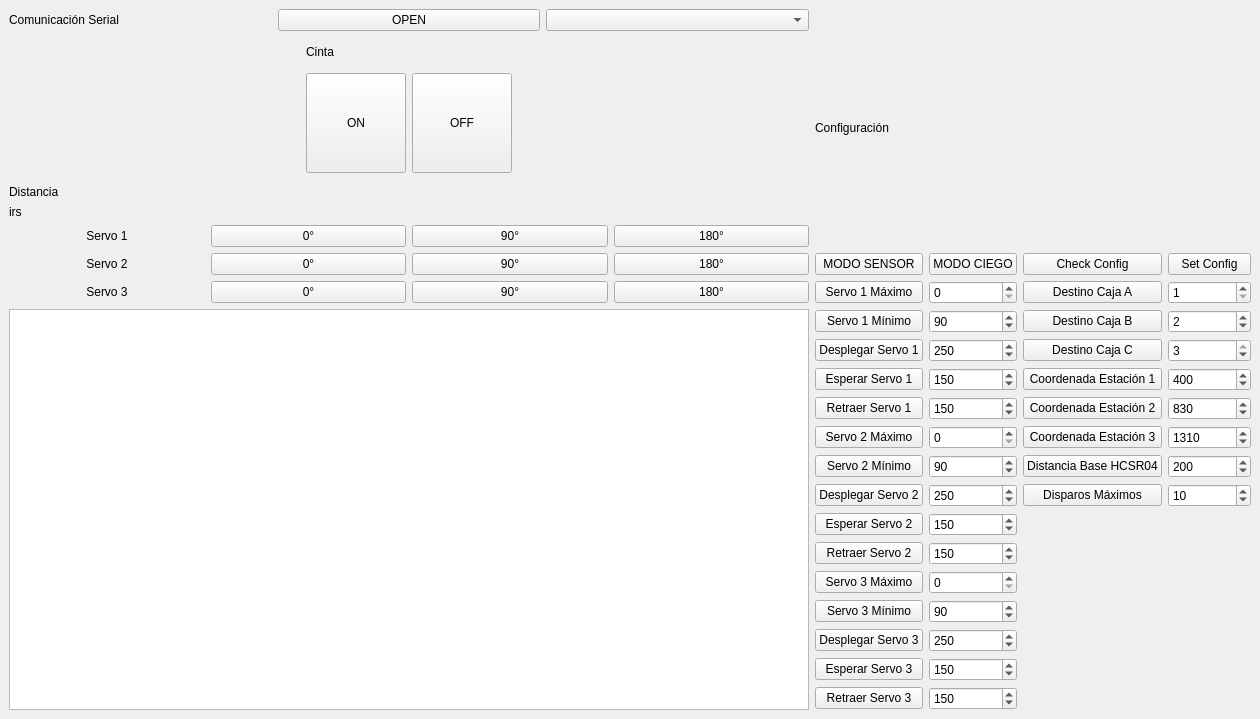
<?xml version="1.0" encoding="UTF-8"?>
<ui version="4.0">
 <class>MainWindow</class>
 <widget class="QMainWindow" name="MainWindow">
  <property name="geometry">
   <rect>
    <x>0</x>
    <y>0</y>
    <width>1260</width>
    <height>719</height>
   </rect>
  </property>
  <property name="windowTitle">
   <string>MainWindow</string>
  </property>
  <widget class="QWidget" name="centralwidget">
   <layout class="QGridLayout" name="gridLayout">
    <item row="4" column="0">
     <layout class="QHBoxLayout" name="horizontalLayout_2">
      <property name="sizeConstraint">
       <enum>QLayout::SizeConstraint::SetMaximumSize</enum>
      </property>
      <item>
       <layout class="QGridLayout" name="gridLayout_2">
        <property name="sizeConstraint">
         <enum>QLayout::SizeConstraint::SetMaximumSize</enum>
        </property>
        <property name="horizontalSpacing">
         <number>6</number>
        </property>
        <item row="1" column="2">
         <widget class="QPushButton" name="sv2_90_btn">
          <property name="text">
           <string>90°</string>
          </property>
         </widget>
        </item>
        <item row="1" column="1">
         <widget class="QPushButton" name="sv2_0_btn">
          <property name="text">
           <string>0°</string>
          </property>
         </widget>
        </item>
        <item row="0" column="0">
         <widget class="QLabel" name="label_2">
          <property name="text">
           <string>Servo 1</string>
          </property>
          <property name="alignment">
           <set>Qt::AlignmentFlag::AlignCenter</set>
          </property>
         </widget>
        </item>
        <item row="2" column="1">
         <widget class="QPushButton" name="sv3_0_btn">
          <property name="text">
           <string>0°</string>
          </property>
         </widget>
        </item>
        <item row="2" column="3">
         <widget class="QPushButton" name="sv3_180_btn">
          <property name="text">
           <string>180°</string>
          </property>
         </widget>
        </item>
        <item row="1" column="3">
         <widget class="QPushButton" name="sv2_180_btn">
          <property name="text">
           <string>180°</string>
          </property>
         </widget>
        </item>
        <item row="1" column="0">
         <widget class="QLabel" name="label_3">
          <property name="text">
           <string>Servo 2</string>
          </property>
          <property name="alignment">
           <set>Qt::AlignmentFlag::AlignCenter</set>
          </property>
         </widget>
        </item>
        <item row="0" column="1">
         <widget class="QPushButton" name="sv1_0_btn">
          <property name="text">
           <string>0°</string>
          </property>
         </widget>
        </item>
        <item row="2" column="0">
         <widget class="QLabel" name="label_4">
          <property name="text">
           <string>Servo 3</string>
          </property>
          <property name="alignment">
           <set>Qt::AlignmentFlag::AlignCenter</set>
          </property>
         </widget>
        </item>
        <item row="3" column="0" colspan="4">
         <widget class="QPlainTextEdit" name="plainTextEdit">
          <property name="minimumSize">
           <size>
            <width>800</width>
            <height>0</height>
           </size>
          </property>
         </widget>
        </item>
        <item row="0" column="2">
         <widget class="QPushButton" name="sv1_90_btn">
          <property name="text">
           <string>90°</string>
          </property>
         </widget>
        </item>
        <item row="2" column="2">
         <widget class="QPushButton" name="sv3_90_btn">
          <property name="text">
           <string>90°</string>
          </property>
         </widget>
        </item>
        <item row="0" column="3">
         <widget class="QPushButton" name="sv1_180_btn">
          <property name="text">
           <string>180°</string>
          </property>
         </widget>
        </item>
       </layout>
      </item>
     </layout>
    </item>
    <item row="0" column="0">
     <layout class="QHBoxLayout" name="horizontalLayout">
      <item>
       <widget class="QLabel" name="label">
        <property name="text">
         <string>Comunicación Serial</string>
        </property>
       </widget>
      </item>
      <item>
       <widget class="QPushButton" name="pushButtonOpenClose">
        <property name="text">
         <string>OPEN</string>
        </property>
       </widget>
      </item>
      <item>
       <widget class="QComboBox" name="comboBoxPuertos"/>
      </item>
     </layout>
    </item>
    <item row="1" column="0">
     <layout class="QHBoxLayout" name="horizontalLayout_6">
      <property name="sizeConstraint">
       <enum>QLayout::SizeConstraint::SetMinimumSize</enum>
      </property>
      <item>
       <layout class="QGridLayout" name="gridLayout_4">
        <property name="sizeConstraint">
         <enum>QLayout::SizeConstraint::SetMinimumSize</enum>
        </property>
        <item row="1" column="1">
         <widget class="QPushButton" name="OFF_btn">
          <property name="sizePolicy">
           <sizepolicy hsizetype="Expanding" vsizetype="Expanding">
            <horstretch>0</horstretch>
            <verstretch>0</verstretch>
           </sizepolicy>
          </property>
          <property name="minimumSize">
           <size>
            <width>100</width>
            <height>100</height>
           </size>
          </property>
          <property name="maximumSize">
           <size>
            <width>100</width>
            <height>100</height>
           </size>
          </property>
          <property name="text">
           <string>OFF</string>
          </property>
         </widget>
        </item>
        <item row="0" column="0" colspan="2">
         <widget class="QLabel" name="label_7">
          <property name="sizePolicy">
           <sizepolicy hsizetype="Expanding" vsizetype="Expanding">
            <horstretch>0</horstretch>
            <verstretch>0</verstretch>
           </sizepolicy>
          </property>
          <property name="minimumSize">
           <size>
            <width>0</width>
            <height>30</height>
           </size>
          </property>
          <property name="maximumSize">
           <size>
            <width>16777198</width>
            <height>30</height>
           </size>
          </property>
          <property name="text">
           <string>Cinta</string>
          </property>
         </widget>
        </item>
        <item row="1" column="0">
         <widget class="QPushButton" name="ON_btn">
          <property name="sizePolicy">
           <sizepolicy hsizetype="Expanding" vsizetype="Expanding">
            <horstretch>0</horstretch>
            <verstretch>0</verstretch>
           </sizepolicy>
          </property>
          <property name="minimumSize">
           <size>
            <width>100</width>
            <height>100</height>
           </size>
          </property>
          <property name="maximumSize">
           <size>
            <width>100</width>
            <height>100</height>
           </size>
          </property>
          <property name="text">
           <string>ON</string>
          </property>
         </widget>
        </item>
       </layout>
      </item>
     </layout>
    </item>
    <item row="0" column="1" rowspan="5">
     <layout class="QHBoxLayout" name="horizontalLayout_4">
      <item>
       <layout class="QGridLayout" name="gridLayout_3">
        <item row="3" column="1">
         <widget class="QSpinBox" name="set_sv0min_spinBox">
          <property name="maximum">
           <number>180</number>
          </property>
          <property name="value">
           <number>90</number>
          </property>
         </widget>
        </item>
        <item row="1" column="0">
         <widget class="QPushButton" name="modo_sensor_btn">
          <property name="text">
           <string>MODO SENSOR</string>
          </property>
         </widget>
        </item>
        <item row="17" column="0">
         <widget class="QPushButton" name="desp_sv2_btn">
          <property name="text">
           <string>Desplegar Servo 3</string>
          </property>
         </widget>
        </item>
        <item row="13" column="1">
         <widget class="QSpinBox" name="ret_sv1_spinBox">
          <property name="maximum">
           <number>20000</number>
          </property>
          <property name="value">
           <number>150</number>
          </property>
         </widget>
        </item>
        <item row="15" column="1">
         <widget class="QSpinBox" name="set_sv2max_spinBox">
          <property name="maximum">
           <number>180</number>
          </property>
         </widget>
        </item>
        <item row="3" column="0">
         <widget class="QPushButton" name="set_sv0min_btn">
          <property name="text">
           <string>Servo 1 Mínimo</string>
          </property>
         </widget>
        </item>
        <item row="9" column="0">
         <widget class="QPushButton" name="set_sv1min_btn">
          <property name="text">
           <string>Servo 2 Mínimo</string>
          </property>
         </widget>
        </item>
        <item row="0" column="0" colspan="4">
         <widget class="QLabel" name="label_5">
          <property name="text">
           <string>Configuración</string>
          </property>
         </widget>
        </item>
        <item row="11" column="0">
         <widget class="QPushButton" name="desp_sv1_btn">
          <property name="text">
           <string>Desplegar Servo 2</string>
          </property>
         </widget>
        </item>
        <item row="2" column="1">
         <widget class="QSpinBox" name="set_sv0max_spinBox">
          <property name="maximum">
           <number>180</number>
          </property>
         </widget>
        </item>
        <item row="12" column="1">
         <widget class="QSpinBox" name="esp_sv1_spinBox">
          <property name="maximum">
           <number>20000</number>
          </property>
          <property name="value">
           <number>150</number>
          </property>
         </widget>
        </item>
        <item row="12" column="0">
         <widget class="QPushButton" name="esp_sv1_btn">
          <property name="text">
           <string>Esperar Servo 2</string>
          </property>
         </widget>
        </item>
        <item row="7" column="1">
         <widget class="QSpinBox" name="set_sv1max_spinBox">
          <property name="maximum">
           <number>180</number>
          </property>
         </widget>
        </item>
        <item row="13" column="0">
         <widget class="QPushButton" name="ret_sv1_btn">
          <property name="text">
           <string>Retraer Servo 2</string>
          </property>
         </widget>
        </item>
        <item row="4" column="0">
         <widget class="QPushButton" name="desp_sv0_btn">
          <property name="text">
           <string>Desplegar Servo 1</string>
          </property>
         </widget>
        </item>
        <item row="6" column="0">
         <widget class="QPushButton" name="ret_sv0_btn">
          <property name="text">
           <string>Retraer Servo 1</string>
          </property>
         </widget>
        </item>
        <item row="17" column="1">
         <widget class="QSpinBox" name="desp_sv2_spinBox">
          <property name="maximum">
           <number>500</number>
          </property>
          <property name="value">
           <number>250</number>
          </property>
         </widget>
        </item>
        <item row="16" column="1">
         <widget class="QSpinBox" name="set_sv2min_spinBox">
          <property name="maximum">
           <number>180</number>
          </property>
          <property name="value">
           <number>90</number>
          </property>
         </widget>
        </item>
        <item row="7" column="0">
         <widget class="QPushButton" name="set_sv1max_btn">
          <property name="text">
           <string>Servo 2 Máximo</string>
          </property>
         </widget>
        </item>
        <item row="1" column="1">
         <widget class="QPushButton" name="modo_ciego_btn">
          <property name="text">
           <string>MODO CIEGO</string>
          </property>
         </widget>
        </item>
        <item row="18" column="1">
         <widget class="QSpinBox" name="esp_sv2_spinBox">
          <property name="maximum">
           <number>500</number>
          </property>
          <property name="value">
           <number>150</number>
          </property>
         </widget>
        </item>
        <item row="16" column="0">
         <widget class="QPushButton" name="set_sv2min_btn">
          <property name="text">
           <string>Servo 3 Mínimo</string>
          </property>
         </widget>
        </item>
        <item row="15" column="0">
         <widget class="QPushButton" name="set_sv2max_btn">
          <property name="text">
           <string>Servo 3 Máximo</string>
          </property>
         </widget>
        </item>
        <item row="5" column="1">
         <widget class="QSpinBox" name="esp_sv0_spinBox">
          <property name="maximum">
           <number>20000</number>
          </property>
          <property name="value">
           <number>150</number>
          </property>
         </widget>
        </item>
        <item row="18" column="0">
         <widget class="QPushButton" name="esp_sv2_btn">
          <property name="text">
           <string>Esperar Servo 3</string>
          </property>
         </widget>
        </item>
        <item row="4" column="1">
         <widget class="QSpinBox" name="desp_sv0_spinBox">
          <property name="maximum">
           <number>20000</number>
          </property>
          <property name="value">
           <number>250</number>
          </property>
         </widget>
        </item>
        <item row="19" column="0">
         <widget class="QPushButton" name="ret_sv2_btn">
          <property name="text">
           <string>Retraer Servo 3</string>
          </property>
         </widget>
        </item>
        <item row="6" column="1">
         <widget class="QSpinBox" name="ret_sv0_spinBox">
          <property name="maximum">
           <number>1000</number>
          </property>
          <property name="value">
           <number>150</number>
          </property>
         </widget>
        </item>
        <item row="9" column="1">
         <widget class="QSpinBox" name="set_sv1min_spinBox">
          <property name="maximum">
           <number>180</number>
          </property>
          <property name="value">
           <number>90</number>
          </property>
         </widget>
        </item>
        <item row="19" column="1">
         <widget class="QSpinBox" name="ret_sv2_spinBox">
          <property name="maximum">
           <number>500</number>
          </property>
          <property name="value">
           <number>150</number>
          </property>
         </widget>
        </item>
        <item row="11" column="1">
         <widget class="QSpinBox" name="desp_sv1_spinBox">
          <property name="maximum">
           <number>20000</number>
          </property>
          <property name="value">
           <number>250</number>
          </property>
         </widget>
        </item>
        <item row="2" column="0">
         <widget class="QPushButton" name="set_sv0max_btn">
          <property name="text">
           <string>Servo 1 Máximo</string>
          </property>
         </widget>
        </item>
        <item row="5" column="0">
         <widget class="QPushButton" name="esp_sv0_btn">
          <property name="text">
           <string>Esperar Servo 1</string>
          </property>
         </widget>
        </item>
        <item row="1" column="2">
         <widget class="QPushButton" name="chk_conf_btn">
          <property name="text">
           <string>Check Config</string>
          </property>
         </widget>
        </item>
        <item row="1" column="3">
         <widget class="QPushButton" name="set_conf_btn">
          <property name="text">
           <string>Set Config</string>
          </property>
         </widget>
        </item>
        <item row="2" column="2">
         <widget class="QPushButton" name="dest_cajaA_btn">
          <property name="text">
           <string>Destino Caja A</string>
          </property>
         </widget>
        </item>
        <item row="3" column="2">
         <widget class="QPushButton" name="dest_cajaB_btn">
          <property name="text">
           <string>Destino Caja B</string>
          </property>
         </widget>
        </item>
        <item row="4" column="2">
         <widget class="QPushButton" name="dest_cajaC_btn">
          <property name="text">
           <string>Destino Caja C</string>
          </property>
         </widget>
        </item>
        <item row="5" column="2">
         <widget class="QPushButton" name="coord_est1_btn">
          <property name="text">
           <string>Coordenada Estación 1</string>
          </property>
         </widget>
        </item>
        <item row="6" column="2">
         <widget class="QPushButton" name="coord_est2_btn">
          <property name="text">
           <string>Coordenada Estación 2</string>
          </property>
         </widget>
        </item>
        <item row="7" column="2">
         <widget class="QPushButton" name="coord_est3_btn">
          <property name="text">
           <string>Coordenada Estación 3</string>
          </property>
         </widget>
        </item>
        <item row="9" column="2">
         <widget class="QPushButton" name="dist_hcsr_btn">
          <property name="text">
           <string>Distancia Base HCSR04</string>
          </property>
         </widget>
        </item>
        <item row="11" column="2">
         <widget class="QPushButton" name="disparosMax_btn">
          <property name="text">
           <string>Disparos Máximos</string>
          </property>
         </widget>
        </item>
        <item row="2" column="3">
         <widget class="QSpinBox" name="dest_cajaA_spinBox">
          <property name="minimum">
           <number>1</number>
          </property>
          <property name="maximum">
           <number>3</number>
          </property>
         </widget>
        </item>
        <item row="3" column="3">
         <widget class="QSpinBox" name="dest_cajaB_spinBox">
          <property name="minimum">
           <number>1</number>
          </property>
          <property name="maximum">
           <number>3</number>
          </property>
          <property name="value">
           <number>2</number>
          </property>
         </widget>
        </item>
        <item row="4" column="3">
         <widget class="QSpinBox" name="dest_cajaC_spinBox">
          <property name="minimum">
           <number>1</number>
          </property>
          <property name="maximum">
           <number>3</number>
          </property>
          <property name="value">
           <number>3</number>
          </property>
         </widget>
        </item>
        <item row="5" column="3">
         <widget class="QSpinBox" name="coord_est1_spinBox">
          <property name="enabled">
           <bool>true</bool>
          </property>
          <property name="maximum">
           <number>1500</number>
          </property>
          <property name="value">
           <number>400</number>
          </property>
         </widget>
        </item>
        <item row="6" column="3">
         <widget class="QSpinBox" name="coord_est2_spinBox">
          <property name="maximum">
           <number>1500</number>
          </property>
          <property name="value">
           <number>830</number>
          </property>
         </widget>
        </item>
        <item row="7" column="3">
         <widget class="QSpinBox" name="coord_est3_spinBox">
          <property name="maximum">
           <number>1500</number>
          </property>
          <property name="value">
           <number>1310</number>
          </property>
         </widget>
        </item>
        <item row="9" column="3">
         <widget class="QSpinBox" name="dist_hcsr_spinBox">
          <property name="maximum">
           <number>250</number>
          </property>
          <property name="value">
           <number>200</number>
          </property>
         </widget>
        </item>
        <item row="11" column="3">
         <widget class="QSpinBox" name="disparosMax_spinBox">
          <property name="value">
           <number>10</number>
          </property>
         </widget>
        </item>
       </layout>
      </item>
     </layout>
    </item>
    <item row="3" column="0">
     <layout class="QVBoxLayout" name="verticalLayout">
      <item>
       <layout class="QVBoxLayout" name="verticalLayout_2">
        <property name="sizeConstraint">
         <enum>QLayout::SizeConstraint::SetMaximumSize</enum>
        </property>
        <item>
         <widget class="QLabel" name="distancia_lbl">
          <property name="text">
           <string>Distancia</string>
          </property>
         </widget>
        </item>
        <item>
         <widget class="QLabel" name="irs_lbl">
          <property name="text">
           <string>irs</string>
          </property>
         </widget>
        </item>
       </layout>
      </item>
     </layout>
    </item>
   </layout>
  </widget>
 </widget>
 <resources/>
 <connections/>
</ui>
